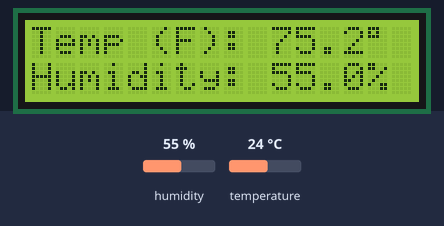
Simulated run of this sketch. Board: Arduino Uno, built with avr-gcc and run on an emulated ATmega328P. On the bench: 16×2 character LCD. Inputs (shaded band) come from the test bench; at power-on: humidity 55 %, temperature 24 °C.

Above: at 1.2 s.
1.3 s: humidity set to 22 %
At 6.3 s:
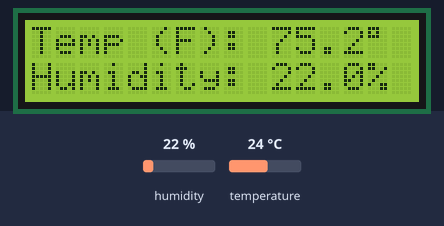
6.6 s: temperature set to 12 °C
At 10.8 s:
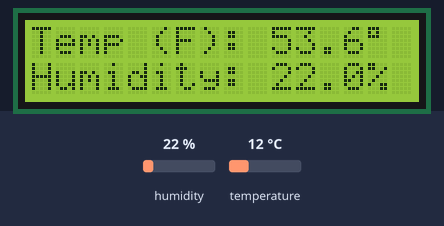
16.7 s: humidity set to 40 %
At 20.9 s:
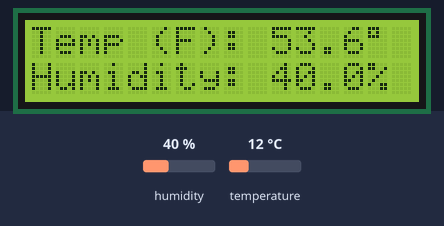
22.0 s: temperature set to 19 °C
At 26.5 s:
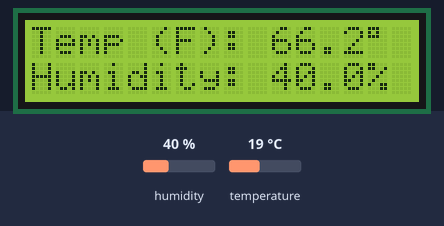
Timing chart, 0 to 28.0 s (numbered marks = the images above; inputs shaded):
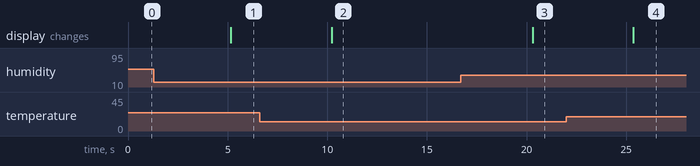

The sketch:

test_integ_4.ino
```cpp
/*
Project: I2C LCD Backpack Arduino Experiment
By: T.K.Hareendran/TechNode Protolabz
For: https://www.electroschematics.com
Includes: Library from https://bitbucket.org/fmalpartida/new-liquidcrystal/downloads*
Hardware/Controller: See article
Software/Sketch: Precisely adapted – Ref: Internet
Date: December 2015
*/
#include "Wire.h" // For I2C
#include "LCD.h" // For LCD
#include "LiquidCrystal_I2C.h" // Added library*
#include "SparkFun_Si7021_Breakout_Library.h"  // Added lib for Si7021 Temp and Humid

/********************************************************************************************************************
 *                                             pre-dec for LiquidCrystal
********************************************************************************************************************/
//Set the pins on the I2C chip used for LCD connections
//ADDR,EN,R/W,RS,D4,D5,D6,D7
LiquidCrystal_I2C lcd(0x3F,2,1,0,4,5,6,7); // 0x27 is the default I2C bus address of the backpack-see article
/*******************************************************************************************************************/

/********************************************************************************************************************
 *                                         pre-dec for Si7021 Temp and Humid
*********************************************************************************************************************/
float humidity = 0;
float tempf = 0;

//Create Instance of HTU21D or SI7021 temp and humidity sensor and MPL3115A2 barrometric sensor
Weather sensor;
/********************************************************************************************************************/

/********************************************************************************************************************
 *                                                     PuTTy setup
*********************************************************************************************************************/
char response;
/********************************************************************************************************************/


void setup()
{
  // **********Serial for testing**********
  Serial.begin(9600);   // open serial over USB at 9600 baud
  //Initialize the I2C sensors and ping them
  sensor.begin();
  // **********Serial for testing**********


  // Set off LCD module
  lcd.begin (16,2); // 16 x 2 LCD module
  lcd.setBacklightPin(3,POSITIVE); // BL, BL_POL
  lcd.setBacklight(HIGH);

  // PuTTY setup
  //puTTy();
  //puTTy_menu();

}
void loop()
{
/********************************************************************************************************************
*                                         void loop for Si7021 Temp and Humid
********************************************************************************************************************/
  //Get readings from all sensors
  getWeather();
  puTTy();

  //delay(1000);
/*******************************************************************************************************************/

/********************************************************************************************************************
*                                            void loop for LiquidCrystal
********************************************************************************************************************/
   lcd.home (); // Set cursor to 0,0
   lcd.print("Temp (F): "); // Custom text
   lcd.print(tempf,1); // the 1 indicates only one decimal to be printed
   lcd.print(char(223)); // adds the percent

   lcd.setCursor (0,1); // Go to home of 2nd line
   lcd.print("Humidity: ");
   lcd.print(humidity,1); // the 1 indicates only one decimal to be printed
   lcd.print("%");

   lcd.setBacklight(HIGH); // Backlight on
   delay(5000); //reading every 5 seconds
/*******************************************************************************************************************/
}


/********************************************************************************************************************
*******************************************************************************************************************
*                                                   $$functions$$
*******************************************************************************************************************
********************************************************************************************************************/
//Si7021 Temp and Humid weather function
void getWeather()
{
  // Measure Relative Humidity from the HTU21D or Si7021
  humidity = sensor.getRH();

  // Measure Temperature from the HTU21D or Si7021
  tempf = sensor.getTempF();
  // Temperature is measured every time RH is requested.
  // It is faster, therefore, to read it from previous RH
  // measurement with getTemp() instead with readTemp()
}

//PuTTy menu function
void puTTy()
{
  // send data only when you receive data:
  if (Serial.available() > 0) {
    // read the incoming byte:
    puTTy_menu();
    response = char(Serial.read());

    // say what you got:
    Serial.print("I received: ");
    Serial.println(char(response));
  }


  //Serial.print("Temp:");
  //Serial.print(tempf);
  //Serial.print("F, ");

  //Serial.print("Humidity:");
  //Serial.print(humidity);
  //Serial.println("%");
}

void puTTy_menu()
{
  Serial.print("Welcome to ETHOS\n\r");
  Serial.print("The Electronic Temperature & Humidity Observation System\n\r");
  Serial.print("\n\r");
  Serial.print("Your options:\n\r");
  Serial.print("  T  Request temperature\n\r");
  Serial.print("  H  Request relative humidity\n\r");
  Serial.print("  B  Request both temperature and relative humidity\n\r");
  Serial.print("  ?  Help (shows this menu)\n\r");
  Serial.print("  X  Exit\n\r");

  Serial.print("Choice?\n\r");

}


/*void getline(char * buf, size_t bufsize)
{
  //puTTy_menu();
  byte i;

  while(Serial.available())
  {
    puTTy_menu();
    Serial.read();
  }

  for(i = 0; i < bufsize - 1; )
  {
    if(Serial.available())
    {
      int c = Serial.read ();

      if(c == '\n')
      {
        break;
      }
      if(!isspace (c))
      {
        buf[i++] == toupper(c);
      }
    }
  }
  buf [i] = 0;
  Serial.println (buf);
  */
```

Measured:
- after the input at 1.3 s, the display: changes after 3.9 s (image 1)
- after the input at 6.6 s, the display: changes after 3.6 s (image 2)
- after the input at 16.7 s, the display: changes after 3.6 s (image 3)
- after the input at 22.0 s, the display: changes after 3.4 s (image 4)
